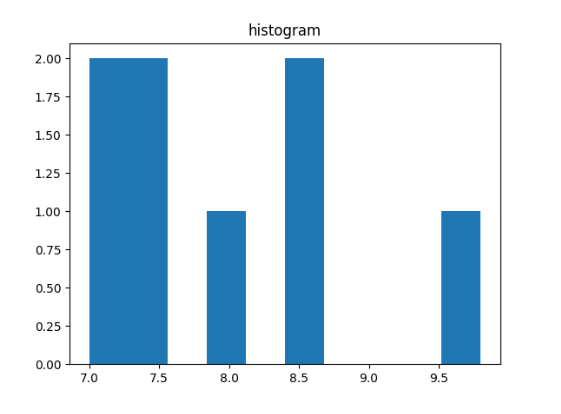

Recreate this plot in Python.
import matplotlib.pyplot as mp

lst = [8.0,7.0,8.6,7.2,7.4,8.4,7.3,9.8]

mp.hist(lst)
mp.title('histogram')
mp.show()
